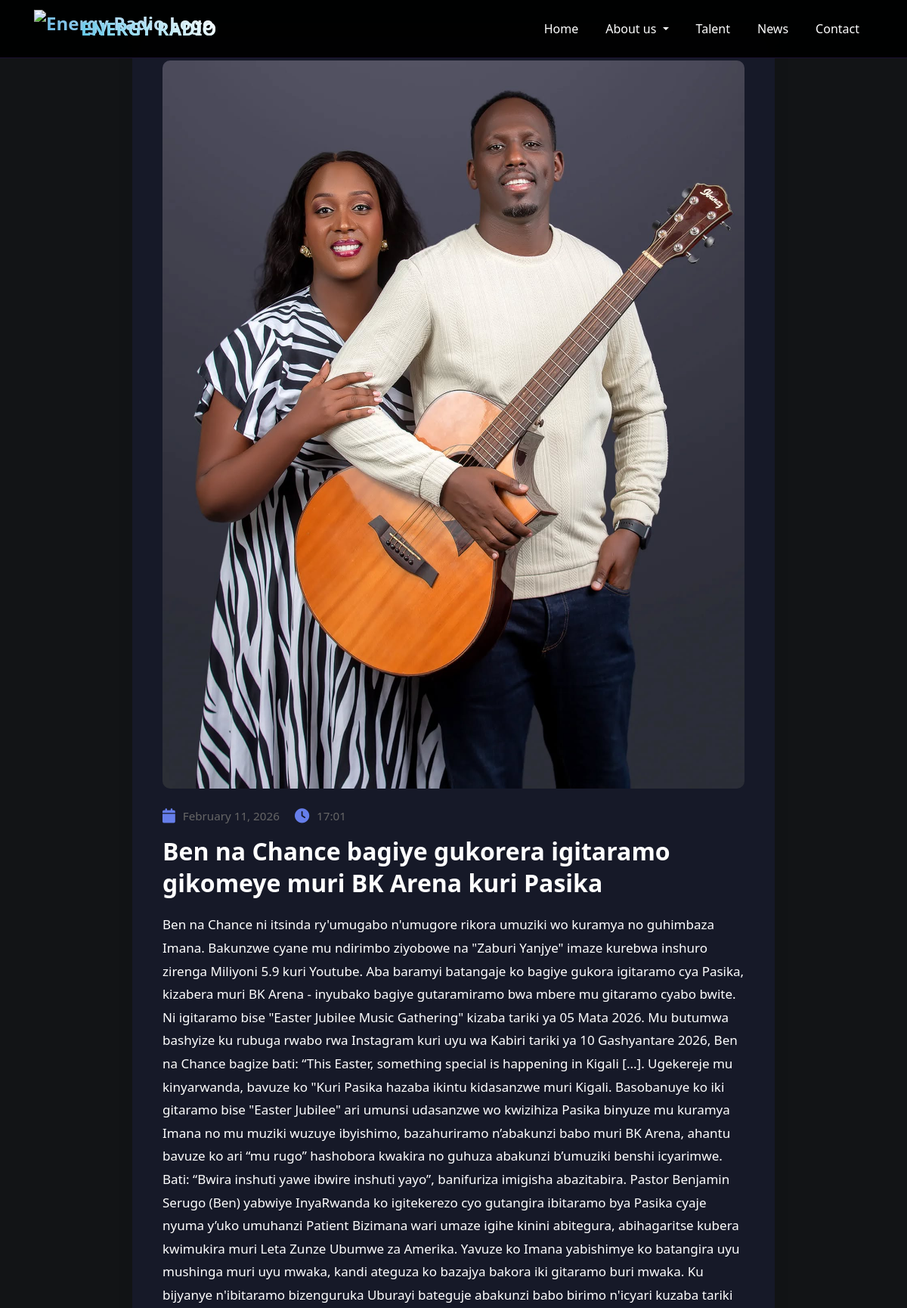
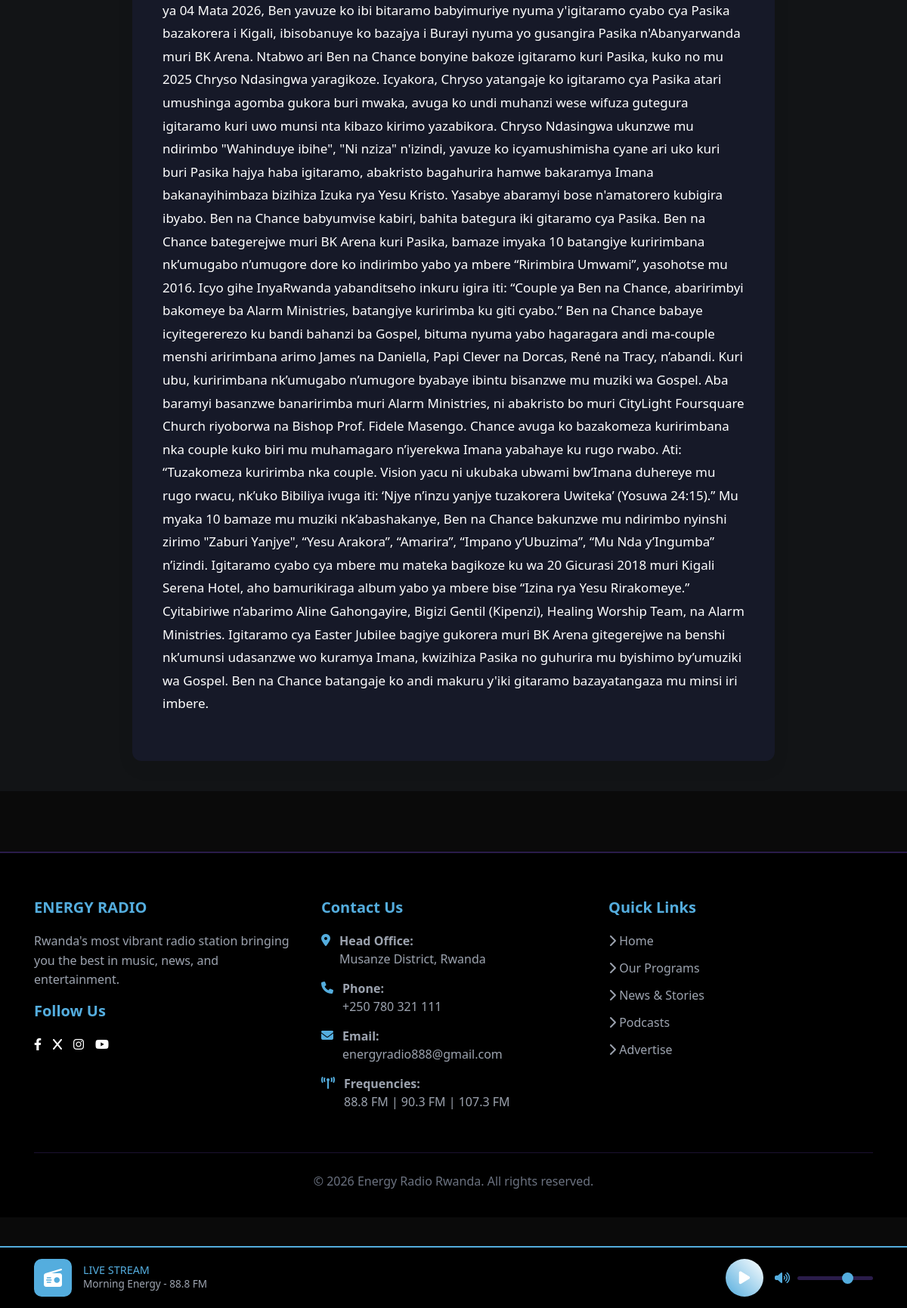
/community_detail/4/, run on the app's committed database (2 pictures, top to bottom).
### main/models.py (models this page shows, shortened)
class Community(models.Model):
    STATUS_CHOICES = [
        ('active', 'Active'),
        ('new', 'New'),
        ('completed', 'Completed'),
    ]
    title = models.CharField(max_length=200, verbose_name="Cammunity Title")
    description = models.TextField(verbose_name="Cammunity Description")
    image = models.ImageField(upload_to='Cammunity/', verbose_name="Cammunity Image")
    content = models.TextField(blank=True, null=True, verbose_name="Detailed Content")
    video = models.URLField(blank=True, null=True, verbose_name="Video URL (YouTube/Vimeo)")
    is_active = models.BooleanField(default=True, verbose_name="Active")
    order = models.IntegerField(default=0, verbose_name="Order of Display")
    created_at = models.DateTimeField(auto_now_add=True)
    updated_at = models.DateTimeField(auto_now=True)
    class Meta:
        verbose_name = "Community"
        verbose_name_plural = "Communities"
        ordering = ['title', '-created_at']

### main/views.py (the view)
# urls.py: path('community_detail/<int:pk>/', views.community_detail, name='community_detail'),
def community_detail(request, pk):
    template_name = "community_detail.html"
    community = get_object_or_404(Community, pk=pk, is_active=True)
    context = {
        "community": community,
    }
    return render(request, template_name, context)

### templates/community_detail.html
{% extends "base.html" %}
{% load static %}
{% block extra_head %}
<link rel="stylesheet" href="{% static 'css/community_detail.css' %}">
{% endblock extra_head %}
{% block content %}
<div class="container-fluid">
    <div class="main-grid">
        <div class="community-container">
            <div class="article-image">
                <img src="{{ community.image.url }}" alt="{{ community.title }}">
            </div>
            <div class="article-meta">
                <div class="meta-info">
                    <div class="meta-item">
                        <i class="fas fa-calendar"></i>
                        {{ community.created_at|date:"F d, Y" }}
                    </div>
                    <div class="meta-item">
                        <i class="fas fa-clock"></i>
                        {{ community.created_at|time:"H:i" }}
                    </div>
                </div>
            </div>
            <h1 class="article-title">{{ community.title }}</h1>
            <div class="community-content">
                <p>{{ community.content|safe }}</p>
            </div>
        </div>
    </div>
</div>
{% endblock content %}

### static/css/styles.css (style rules this page uses)
:root { --primary-color: #54adde; --secondary-color: white; --dark-bg: #1a0b2e; --card-bg: rgba(139, 92, 246, 0.1); }
body { font-family: 'Segoe UI', Tahoma, Geneva, Verdana, sans-serif; background: #0a0a0a; color: #ffffff; min-height: 100vh; padding-bottom: 120px; }

### static/css/community_detail.css (style rules this page uses)
.container-fluid { width: 100%; padding: 40px 20px; background-color: #121416; }
.main-grid { display: flex; justify-content: center; }
.community-container { max-width: 850px; width: 100%; background: rgba(26, 31, 58, 0.5); padding: 40px; border-radius: 12px; box-shadow: 0 10px 25px rgba(23, 22, 22, 0.05); }
.article-image img { width: 100%; height: auto; border-radius: 10px; object-fit: cover; margin-bottom: 25px; }
.article-meta { margin-bottom: 15px; }
.meta-info { display: flex; gap: 20px; flex-wrap: wrap; color: #6c757d; font-size: 14px; }
.meta-item { display: flex; align-items: center; gap: 8px; }
.meta-item i { color: #0d6efd; }
.article-title { font-size: 32px; font-weight: 700; margin-bottom: 20px; color: #ffffff; line-height: 1.3; }
.community-content { font-size: 17px; line-height: 1.8; color: #ffffff; }
.community-content p { margin-bottom: 20px; }
.meta-item { display: flex; gap: 10px; color: #666; font-size: 0.95rem; }
.meta-item i { color: #667eea; font-size: 1.2rem; }

### data on the page
Community: image (picture), created_at "February 11, 2026", created_at "17:01", title "Ben na Chance bagiye gukorera igitaramo gikomeye muri BK Arena kuri Pasika", content "Ben na Chance ni itsinda ry'umugabo n'umugore rikora umuziki wo kuramya no guhimbaza Imana. Bakunzwe cyane mu ndirimbo ziyobowe na \"Zaburi Yanjye\" imaze kurebwa inshuro zirenga Miliyoni 5.9 kuri Youtube. Aba baramyi batangaje ko bagiye gukora igitaramo cya Pasika, kizabera muri BK Arena - inyubako bagiye gutaramiramo bwa mbere mu gitaramo cyabo bwite. Ni igitaramo bise \"Easter Jubilee Music Gathering\" kizaba tariki ya 05 Mata 2026. Mu butumwa bashyize ku rubuga rwabo rwa Instagram kuri uyu wa Kabiri tariki ya 10 Gashyantare 2026, Ben na Chance bagize bati: “This Easter, something special is happening in Kigali [...]. Ugekereje mu kinyarwanda, bavuze ko \"Kuri Pasika hazaba ikintu kidasanzwe…"
